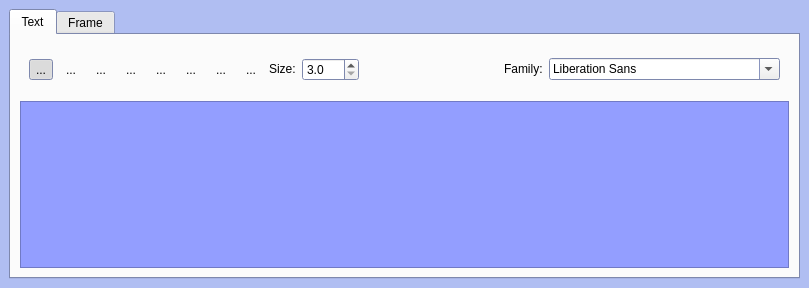
<ui version="4.0" >
 <class>TextPaletteBase</class>
 <widget class="QWidget" name="TextPaletteBase" >
  <property name="geometry" >
   <rect>
    <x>0</x>
    <y>0</y>
    <width>809</width>
    <height>288</height>
   </rect>
  </property>
  <property name="palette" >
   <palette>
    <active>
     <colorrole role="Base" >
      <brush brushstyle="SolidPattern" >
       <color alpha="255" >
        <red>255</red>
        <green>255</green>
        <blue>255</blue>
       </color>
      </brush>
     </colorrole>
     <colorrole role="Window" >
      <brush brushstyle="SolidPattern" >
       <color alpha="255" >
        <red>176</red>
        <green>190</green>
        <blue>242</blue>
       </color>
      </brush>
     </colorrole>
    </active>
    <inactive>
     <colorrole role="Base" >
      <brush brushstyle="SolidPattern" >
       <color alpha="255" >
        <red>255</red>
        <green>255</green>
        <blue>255</blue>
       </color>
      </brush>
     </colorrole>
     <colorrole role="Window" >
      <brush brushstyle="SolidPattern" >
       <color alpha="255" >
        <red>176</red>
        <green>190</green>
        <blue>242</blue>
       </color>
      </brush>
     </colorrole>
    </inactive>
    <disabled>
     <colorrole role="Base" >
      <brush brushstyle="SolidPattern" >
       <color alpha="255" >
        <red>176</red>
        <green>190</green>
        <blue>242</blue>
       </color>
      </brush>
     </colorrole>
     <colorrole role="Window" >
      <brush brushstyle="SolidPattern" >
       <color alpha="255" >
        <red>176</red>
        <green>190</green>
        <blue>242</blue>
       </color>
      </brush>
     </colorrole>
    </disabled>
   </palette>
  </property>
  <property name="windowTitle" >
   <string>MuseScore: Special Text Symbols</string>
  </property>
  <layout class="QVBoxLayout" >
   <property name="spacing" >
    <number>6</number>
   </property>
   <property name="margin" >
    <number>9</number>
   </property>
   <item>
    <widget class="QTabWidget" name="tabWidget" >
     <property name="currentIndex" >
      <number>0</number>
     </property>
     <widget class="QWidget" name="tab" >
      <attribute name="title" >
       <string>Text</string>
      </attribute>
      <layout class="QVBoxLayout" >
       <item>
        <widget class="QFrame" name="frame" >
         <property name="sizePolicy" >
          <sizepolicy vsizetype="Maximum" hsizetype="Preferred" >
           <horstretch>0</horstretch>
           <verstretch>0</verstretch>
          </sizepolicy>
         </property>
         <property name="frameShape" >
          <enum>QFrame::Box</enum>
         </property>
         <property name="frameShadow" >
          <enum>QFrame::Raised</enum>
         </property>
         <property name="lineWidth" >
          <number>0</number>
         </property>
         <layout class="QHBoxLayout" >
          <property name="spacing" >
           <number>6</number>
          </property>
          <property name="margin" >
           <number>9</number>
          </property>
          <item>
           <widget class="QToolButton" name="leftAlign" >
            <property name="toolTip" >
             <string>align left</string>
            </property>
            <property name="text" >
             <string>...</string>
            </property>
            <property name="icon" >
             <iconset resource="mscore.qrc" >
              <normaloff>:/data/text_left.svg</normaloff>:/data/text_left.svg</iconset>
            </property>
            <property name="iconSize" >
             <size>
              <width>24</width>
              <height>24</height>
             </size>
            </property>
            <property name="checkable" >
             <bool>true</bool>
            </property>
            <property name="checked" >
             <bool>true</bool>
            </property>
            <property name="autoExclusive" >
             <bool>true</bool>
            </property>
            <property name="autoRaise" >
             <bool>true</bool>
            </property>
           </widget>
          </item>
          <item>
           <widget class="QToolButton" name="centerAlign" >
            <property name="toolTip" >
             <string>align center</string>
            </property>
            <property name="text" >
             <string>...</string>
            </property>
            <property name="icon" >
             <iconset resource="mscore.qrc" >
              <normaloff>:/data/text_center.svg</normaloff>:/data/text_center.svg</iconset>
            </property>
            <property name="iconSize" >
             <size>
              <width>24</width>
              <height>24</height>
             </size>
            </property>
            <property name="checkable" >
             <bool>true</bool>
            </property>
            <property name="autoExclusive" >
             <bool>true</bool>
            </property>
            <property name="autoRaise" >
             <bool>true</bool>
            </property>
           </widget>
          </item>
          <item>
           <widget class="QToolButton" name="rightAlign" >
            <property name="toolTip" >
             <string>align right</string>
            </property>
            <property name="text" >
             <string>...</string>
            </property>
            <property name="icon" >
             <iconset resource="mscore.qrc" >
              <normaloff>:/data/text_right.svg</normaloff>:/data/text_right.svg</iconset>
            </property>
            <property name="iconSize" >
             <size>
              <width>24</width>
              <height>24</height>
             </size>
            </property>
            <property name="checkable" >
             <bool>true</bool>
            </property>
            <property name="autoExclusive" >
             <bool>true</bool>
            </property>
            <property name="autoRaise" >
             <bool>true</bool>
            </property>
           </widget>
          </item>
          <item>
           <widget class="QToolButton" name="typefaceBold" >
            <property name="toolTip" >
             <string>bold</string>
            </property>
            <property name="text" >
             <string>...</string>
            </property>
            <property name="icon" >
             <iconset resource="mscore.qrc" >
              <normaloff>:/data/text_bold.svg</normaloff>:/data/text_bold.svg</iconset>
            </property>
            <property name="iconSize" >
             <size>
              <width>24</width>
              <height>24</height>
             </size>
            </property>
            <property name="checkable" >
             <bool>true</bool>
            </property>
            <property name="autoRaise" >
             <bool>true</bool>
            </property>
           </widget>
          </item>
          <item>
           <widget class="QToolButton" name="typefaceItalic" >
            <property name="toolTip" >
             <string>italic</string>
            </property>
            <property name="text" >
             <string>...</string>
            </property>
            <property name="icon" >
             <iconset resource="mscore.qrc" >
              <normaloff>:/data/text_italic.svg</normaloff>:/data/text_italic.svg</iconset>
            </property>
            <property name="iconSize" >
             <size>
              <width>24</width>
              <height>24</height>
             </size>
            </property>
            <property name="checkable" >
             <bool>true</bool>
            </property>
            <property name="autoRaise" >
             <bool>true</bool>
            </property>
           </widget>
          </item>
          <item>
           <widget class="QToolButton" name="typefaceUnderline" >
            <property name="toolTip" >
             <string>underline</string>
            </property>
            <property name="text" >
             <string>...</string>
            </property>
            <property name="icon" >
             <iconset resource="mscore.qrc" >
              <normaloff>:/data/text_under.svg</normaloff>:/data/text_under.svg</iconset>
            </property>
            <property name="iconSize" >
             <size>
              <width>24</width>
              <height>24</height>
             </size>
            </property>
            <property name="checkable" >
             <bool>true</bool>
            </property>
            <property name="autoRaise" >
             <bool>true</bool>
            </property>
           </widget>
          </item>
          <item>
           <widget class="QToolButton" name="typefaceSubscript" >
            <property name="toolTip" >
             <string>subscript</string>
            </property>
            <property name="text" >
             <string>...</string>
            </property>
            <property name="icon" >
             <iconset resource="mscore.qrc" >
              <normaloff>:/data/subscript.svg</normaloff>:/data/subscript.svg</iconset>
            </property>
            <property name="iconSize" >
             <size>
              <width>24</width>
              <height>24</height>
             </size>
            </property>
            <property name="checkable" >
             <bool>true</bool>
            </property>
            <property name="autoRaise" >
             <bool>true</bool>
            </property>
           </widget>
          </item>
          <item>
           <widget class="QToolButton" name="typefaceSuperscript" >
            <property name="toolTip" >
             <string>superscript</string>
            </property>
            <property name="text" >
             <string>...</string>
            </property>
            <property name="icon" >
             <iconset resource="mscore.qrc" >
              <normaloff>:/data/superscript.svg</normaloff>:/data/superscript.svg</iconset>
            </property>
            <property name="iconSize" >
             <size>
              <width>24</width>
              <height>24</height>
             </size>
            </property>
            <property name="checkable" >
             <bool>true</bool>
            </property>
            <property name="autoRaise" >
             <bool>true</bool>
            </property>
           </widget>
          </item>
          <item>
           <widget class="QLabel" name="label" >
            <property name="sizePolicy" >
             <sizepolicy vsizetype="Fixed" hsizetype="Maximum" >
              <horstretch>0</horstretch>
              <verstretch>0</verstretch>
             </sizepolicy>
            </property>
            <property name="text" >
             <string>Size:</string>
            </property>
           </widget>
          </item>
          <item>
           <widget class="QDoubleSpinBox" name="typefaceSize" >
            <property name="sizePolicy" >
             <sizepolicy vsizetype="Fixed" hsizetype="Preferred" >
              <horstretch>0</horstretch>
              <verstretch>0</verstretch>
             </sizepolicy>
            </property>
            <property name="toolTip" >
             <string>font size</string>
            </property>
            <property name="decimals" >
             <number>1</number>
            </property>
            <property name="minimum" >
             <double>3.000000000000000</double>
            </property>
            <property name="maximum" >
             <double>400.000000000000000</double>
            </property>
           </widget>
          </item>
          <item>
           <spacer>
            <property name="orientation" >
             <enum>Qt::Horizontal</enum>
            </property>
            <property name="sizeHint" stdset="0" >
             <size>
              <width>16</width>
              <height>33</height>
             </size>
            </property>
           </spacer>
          </item>
          <item>
           <widget class="QLabel" name="label_2" >
            <property name="sizePolicy" >
             <sizepolicy vsizetype="Fixed" hsizetype="Maximum" >
              <horstretch>0</horstretch>
              <verstretch>0</verstretch>
             </sizepolicy>
            </property>
            <property name="text" >
             <string>Family:</string>
            </property>
           </widget>
          </item>
          <item>
           <widget class="QFontComboBox" name="typefaceFamily" >
            <property name="toolTip" >
             <string>select font family</string>
            </property>
           </widget>
          </item>
         </layout>
        </widget>
       </item>
       <item>
        <widget class="QFrame" name="symbolBox" >
         <property name="palette" >
          <palette>
           <active>
            <colorrole role="Base" >
             <brush brushstyle="SolidPattern" >
              <color alpha="255" >
               <red>255</red>
               <green>255</green>
               <blue>255</blue>
              </color>
             </brush>
            </colorrole>
            <colorrole role="Window" >
             <brush brushstyle="SolidPattern" >
              <color alpha="255" >
               <red>147</red>
               <green>158</green>
               <blue>255</blue>
              </color>
             </brush>
            </colorrole>
           </active>
           <inactive>
            <colorrole role="Base" >
             <brush brushstyle="SolidPattern" >
              <color alpha="255" >
               <red>255</red>
               <green>255</green>
               <blue>255</blue>
              </color>
             </brush>
            </colorrole>
            <colorrole role="Window" >
             <brush brushstyle="SolidPattern" >
              <color alpha="255" >
               <red>147</red>
               <green>158</green>
               <blue>255</blue>
              </color>
             </brush>
            </colorrole>
           </inactive>
           <disabled>
            <colorrole role="Base" >
             <brush brushstyle="SolidPattern" >
              <color alpha="255" >
               <red>147</red>
               <green>158</green>
               <blue>255</blue>
              </color>
             </brush>
            </colorrole>
            <colorrole role="Window" >
             <brush brushstyle="SolidPattern" >
              <color alpha="255" >
               <red>147</red>
               <green>158</green>
               <blue>255</blue>
              </color>
             </brush>
            </colorrole>
           </disabled>
          </palette>
         </property>
         <property name="autoFillBackground" >
          <bool>true</bool>
         </property>
         <property name="frameShape" >
          <enum>QFrame::StyledPanel</enum>
         </property>
         <property name="frameShadow" >
          <enum>QFrame::Raised</enum>
         </property>
        </widget>
       </item>
      </layout>
     </widget>
     <widget class="QWidget" name="tab_2" >
      <attribute name="title" >
       <string>Frame</string>
      </attribute>
      <layout class="QGridLayout" >
       <item row="0" column="0" >
        <widget class="QRadioButton" name="circle" >
         <property name="text" >
          <string>Circle</string>
         </property>
        </widget>
       </item>
       <item row="0" column="1" >
        <widget class="QRadioButton" name="rectangle" >
         <property name="text" >
          <string>Rectangle</string>
         </property>
         <property name="checked" >
          <bool>true</bool>
         </property>
        </widget>
       </item>
       <item row="1" column="0" >
        <widget class="QLabel" name="label_4" >
         <property name="text" >
          <string>frame width</string>
         </property>
         <property name="alignment" >
          <set>Qt::AlignRight|Qt::AlignTrailing|Qt::AlignVCenter</set>
         </property>
        </widget>
       </item>
       <item row="1" column="1" >
        <widget class="QDoubleSpinBox" name="frameWidth" >
         <property name="suffix" >
          <string>mm</string>
         </property>
        </widget>
       </item>
       <item row="1" column="2" >
        <widget class="QLabel" name="label_7" >
         <property name="text" >
          <string>frame color</string>
         </property>
         <property name="alignment" >
          <set>Qt::AlignRight|Qt::AlignTrailing|Qt::AlignVCenter</set>
         </property>
        </widget>
       </item>
       <item row="2" column="0" >
        <widget class="QLabel" name="label_5" >
         <property name="text" >
          <string>padding width</string>
         </property>
         <property name="alignment" >
          <set>Qt::AlignRight|Qt::AlignTrailing|Qt::AlignVCenter</set>
         </property>
        </widget>
       </item>
       <item row="2" column="1" >
        <widget class="QDoubleSpinBox" name="paddingWidth" >
         <property name="suffix" >
          <string>mm</string>
         </property>
        </widget>
       </item>
       <item row="2" column="2" >
        <widget class="QLabel" name="label_8" >
         <property name="text" >
          <string>frame rounding</string>
         </property>
         <property name="alignment" >
          <set>Qt::AlignRight|Qt::AlignTrailing|Qt::AlignVCenter</set>
         </property>
        </widget>
       </item>
       <item row="2" column="3" >
        <widget class="QSpinBox" name="borderRounding" />
       </item>
       <item row="3" column="1" >
        <spacer>
         <property name="orientation" >
          <enum>Qt::Vertical</enum>
         </property>
         <property name="sizeHint" stdset="0" >
          <size>
           <width>20</width>
           <height>311</height>
          </size>
         </property>
        </spacer>
       </item>
       <item row="1" column="3" >
        <widget class="Awl::ColorLabel" name="frameColor" />
       </item>
      </layout>
     </widget>
    </widget>
   </item>
  </layout>
 </widget>
 <customwidgets>
  <customwidget>
   <class>Awl::ColorLabel</class>
   <extends>QFrame</extends>
   <header>awl/colorlabel.h</header>
  </customwidget>
 </customwidgets>
 <resources>
  <include location="mscore.qrc" />
 </resources>
 <connections/>
</ui>
